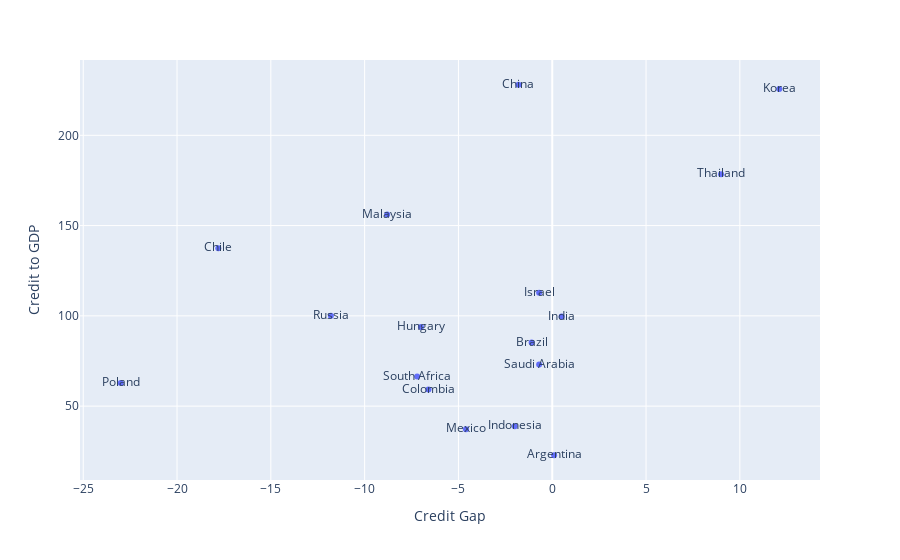

The notebook cell saved with this chart:
### Code cell
df_credit = pd.merge(df_gap[em_list].iloc[-1],df_ratio[em_list].iloc[-1],left_index=True,right_index=True)
df_credit.columns = ["Credit Gap","Credit to GDP"]
df_credit = df_credit.sort_values(by = ["Credit Gap","Credit to GDP"],ascending=False)
df_credit.to_csv("credit_gaps.csv")
df_credit

fig = px.scatter(df_credit, x="Credit Gap",y="Credit to GDP",text=df_credit.index)
fig.show()

### Figure 1 — Plotly figure (JSON) as saved in the notebook; plotly's stock layout.template omitted (floating-point values rounded to 4 significant figures)
{"data": [{"hovertemplate": "Credit Gap=%{x}<br>Credit to GDP=%{y}<br>index=%{text}<extra></extra>", "legendgroup": "", "marker": {"color": "#636efa", "symbol": "circle"}, "mode": "markers+text", "name": "", "orientation": "v", "showlegend": false, "text": ["Korea", "Thailand", "India", "Argentina", "Israel", "Saudi Arabia", "Brazil", "China", "Indonesia", "Mexico", "Colombia", "Hungary", "South Africa", "Malaysia", "Russia", "Chile", "Poland"], "type": "scatter", "x": [12.1, 9, 0.5, 0.1, -0.7, -0.7, -1.1, -1.8, -2, -4.6, -6.6, -7, -7.2, -8.8, -11.8, -17.8, -23], "xaxis": "x", "y": [225.6, 178.4, 99.6, 22.8, 112.8, 73, 85.2, 228, 38.9, 37.2, 59.2, 93.8, 66.4, 156.1, 100.1, 137.5, 62.8], "yaxis": "y"}], "layout": {"legend": {"tracegroupgap": 0}, "margin": {"t": 60}, "xaxis": {"anchor": "y", "domain": [0, 1], "title": {"text": "Credit Gap"}}, "yaxis": {"anchor": "x", "domain": [0, 1], "title": {"text": "Credit to GDP"}}}}
